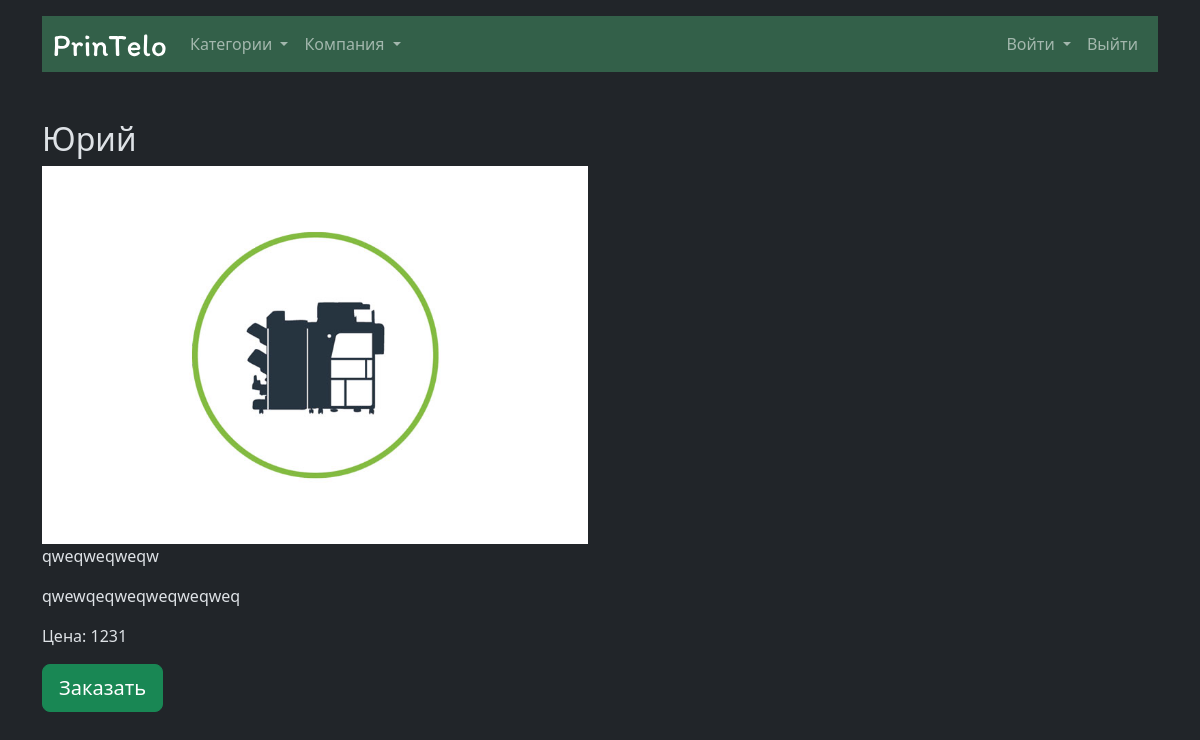
Page /full_service_info.php?id=8 on the committed database.
### tables this page shows
CREATE TABLE `services` (
  `id` int(11) NOT NULL,
  `name` varchar(255) NOT NULL,
  `description` varchar(255) NOT NULL,
  `price` varchar(255) NOT NULL,
  `image` text NOT NULL,
  `bigdescription` varchar(255) NOT NULL,
  `service_id` int(11) NOT NULL
);

### full_service_info.php (the view, shortened to what this page needs)
<?php include "header.php"; ?>
<?php
$servername = "localhost";
$username = "zoxan";
$password = "123";
$dbname = "textovarorg";
try {
    $db = new PDO("mysql:host=$servername;dbname=$dbname", $username, $password);
    $db->setAttribute(PDO::ATTR_ERRMODE, PDO::ERRMODE_EXCEPTION);
    if (isset($_GET['id'])) {
        $id = $_GET['id'];
        $stmt = $db->prepare("SELECT * FROM Services WHERE id = :id");
        $stmt->bindParam(':id', $id);
        $stmt->execute();
        $service = $stmt->fetch(PDO::FETCH_ASSOC);
        echo '<div class="container mt-5">';
        echo '<div class="row">';
        echo '<div class="col-md-6">';
        echo '<h2>' . $service['name'] . '</h2>';
        echo '<img src="' . $service['image'] . '" class="card-img" alt="Alt текст" style="max-width: 100%;">';
        echo '<p>' . $service['description'] . '</p>';
        echo '<p>' . $service['bigdescription'] . '</p>';
        echo '<p>Цена: ' . $service['price'] . '</p>';
        echo '</div>';
        echo '<div class="">';
        echo '<p><button type="submit" class="btn btn-success btn-lg">Заказать</button></p>';
        echo '</div>';
        echo '</div>';
        echo '</div>';
    } else {
        echo '<p class="text-danger">Ошибка: Не передан ID услуги.</p>';
    }
} catch (PDOException $e) {
    echo '<p class="text-danger">Ошибка получения данных: ' . $e->getMessage() . '</p>';
}
?>

### rows in the picture
services: name "Юрий", image (picture), description "qweqweqweqw", bigdescription "qwewqeqweqweqweqweq", price "1231"
